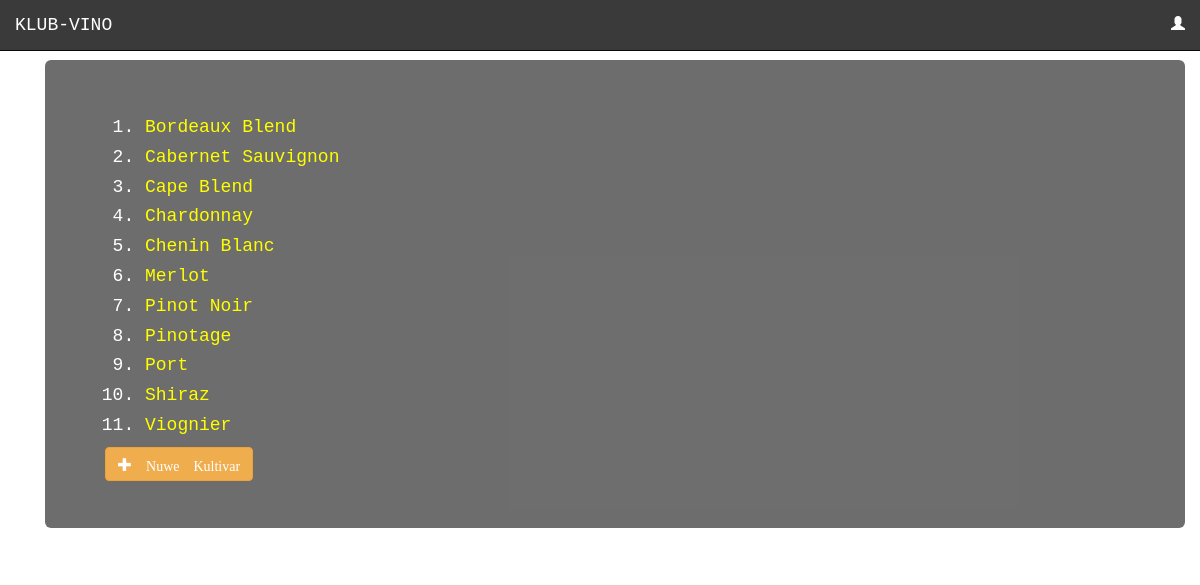
The app's page /wineinfo/cultivar/ with its own data.
### wineinfo/models.py (models this page shows, shortened)
class Cultivar(models.Model):
    name = models.CharField(max_length=256)
    class Meta:
        ordering = ('name',)

### wineinfo/views.py (the view)
# urls.py: path('cultivar/', views.CultivarView.as_view(), name='cultivar'),
class CultivarView(ListView):
    context_object_name = 'cultivars'
    model = models.Cultivar

### wineinfo/templates/wineinfo/cultivar_list.html (shortened to what this page needs)
{% extends "base.html" %}
  {% load staticfiles %}
  {% block body_block %}
  <div class="container">
    <div class="jumbotron" id="myjumbotron">
      <ol class="cultivar_list">
        {% for wyn in cultivars %}
          <h4><li><a href="{{wyn.id}}">{{ wyn.name }}</a></li></h4>
        {% endfor %}
      </ol>
      <a href="{% url 'wineinfo:create' %}" class="btn btn-warning glyphicon glyphicon-plus" role="button"> Nuwe Kultivar</a>
    </div>
  </div>
  {% endblock %}

### static/CSS/mystyle.css (style rules this page uses)
a { color: yellow; }
#myjumbotron { color: white; background-color: rgba(48, 48, 48, .7); }
#myBody { background-image: url("vino.jpg"); background-repeat: repeat; background-size: 100%; font-family: monospace; color: white; }

### records on screen
Cultivar: name "Bordeaux Blend"
Cultivar: name "Cabernet Sauvignon"
Cultivar: name "Cape Blend"
Cultivar: name "Chardonnay"
Cultivar: name "Chenin Blanc"
Cultivar: name "Merlot"
Cultivar: name "Pinot Noir"
Cultivar: name "Pinotage"
Cultivar: name "Port"
Cultivar: name "Shiraz"
Cultivar: name "Viognier"
